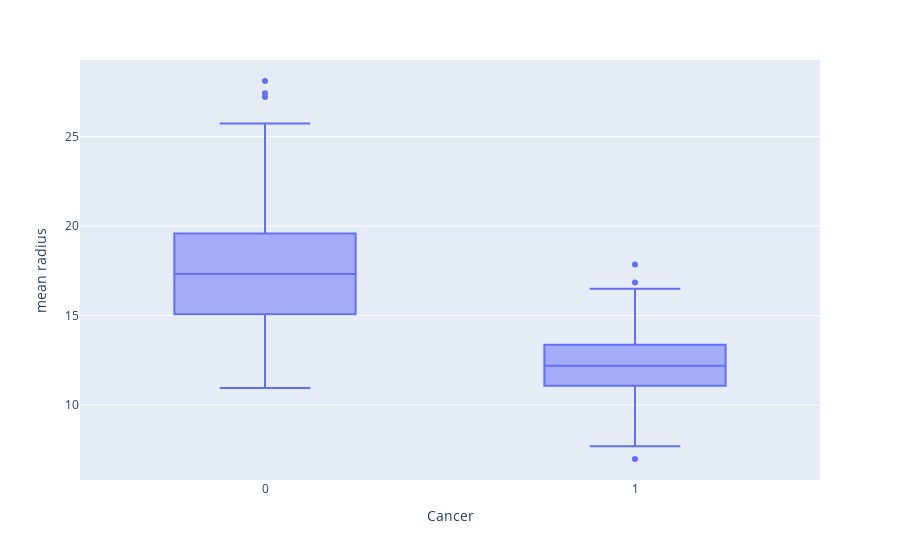

Notebook source saved alongside this figure:
### Code cell
fig = px.box(df, x="Cancer", y="mean radius")
fig.show()

### Figure 1 — Plotly figure (JSON) as saved in the notebook; plotly's stock layout.template omitted (floating-point values rounded to 4 significant figures; data arrays with more than 128 entries replaced by an {"elided": "..."} marker saying what was removed)
{"data": [{"alignmentgroup": "True", "hovertemplate": "Cancer=%{x}<br>mean radius=%{y}<extra></extra>", "legendgroup": "", "marker": {"color": "#636efa"}, "name": "", "notched": false, "offsetgroup": "", "orientation": "v", "showlegend": false, "type": "box", "x": {"elided": "569 int values"}, "x0": " ", "xaxis": "x", "y": {"elided": "569 float values"}, "y0": " ", "yaxis": "y"}], "layout": {"boxmode": "group", "legend": {"tracegroupgap": 0}, "margin": {"t": 60}, "xaxis": {"anchor": "y", "domain": [0, 1], "title": {"text": "Cancer"}}, "yaxis": {"anchor": "x", "domain": [0, 1], "title": {"text": "mean radius"}}}}
